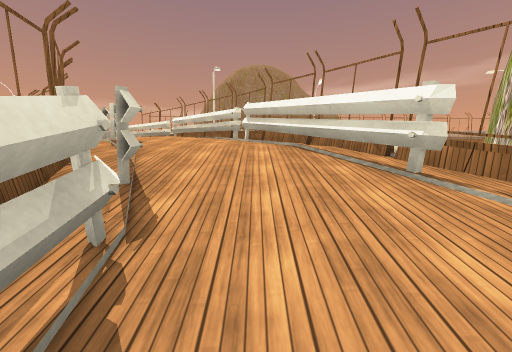
View 1 (above)

16 first-person views from a walk through a Unity game level. The camera is 1.5 m above the floor, tilts 4° down and sees 90° across. The floor is counted in squares, 2 m on a side. Each view is taken from the middle of a square. On the plan, view 1 faces up. The plan holds only what a view shows up to about 9 squares ahead; the rest is blank. The place goes on beyond the plan. Some surface patterns are stand-ins.

View 2
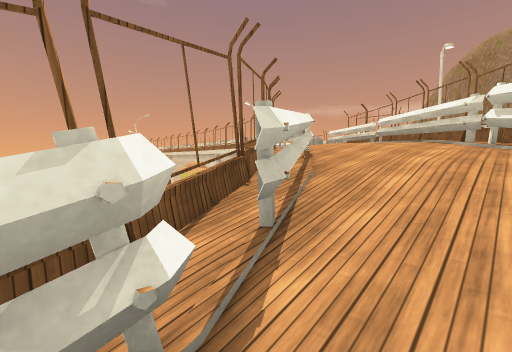

View 3
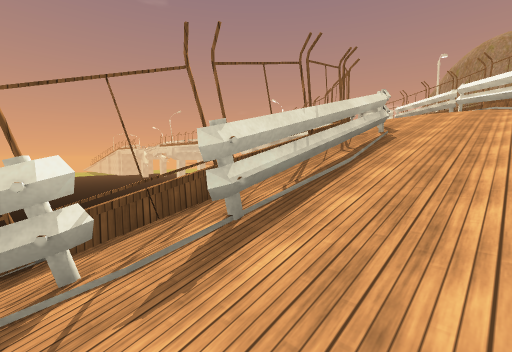

View 4
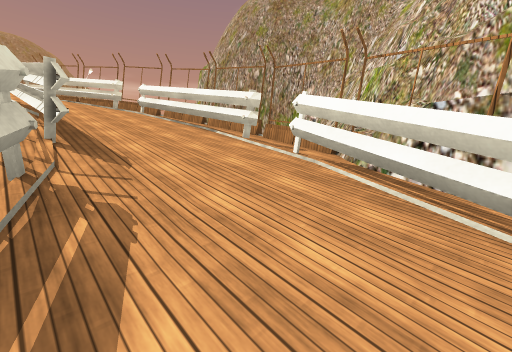

View 5
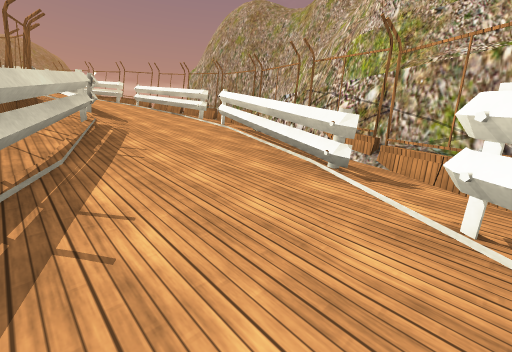

View 6
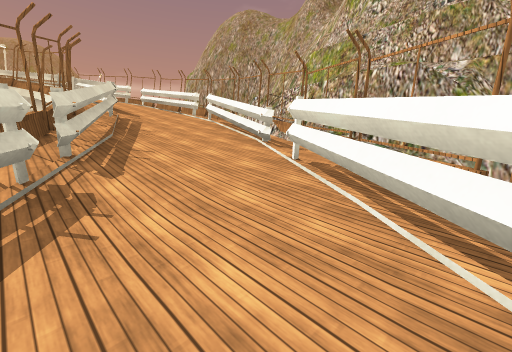

View 7
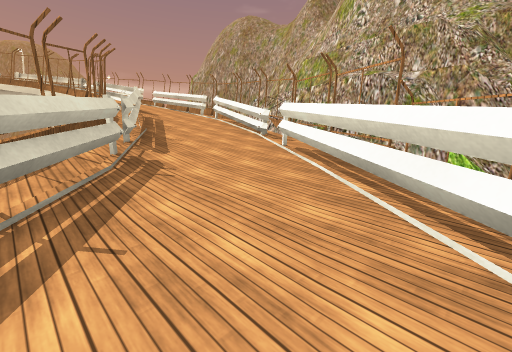

View 8
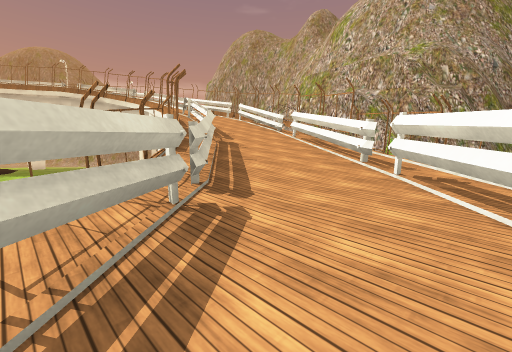

View 9
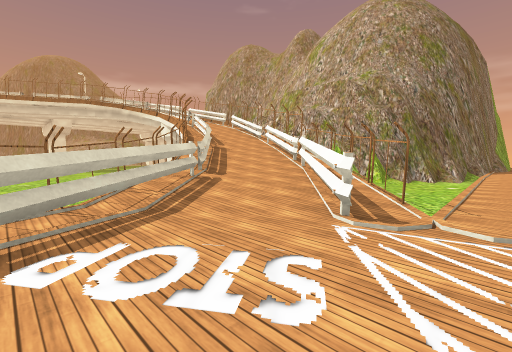

View 10
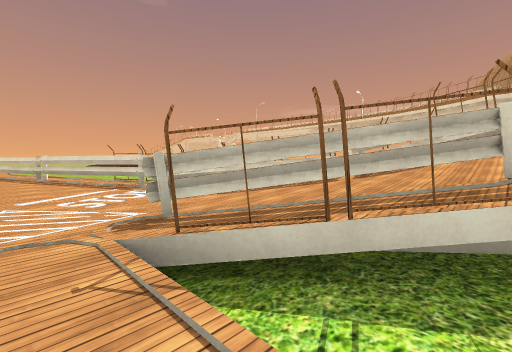

View 11
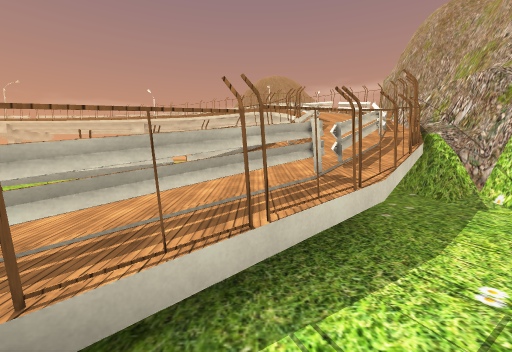

View 12
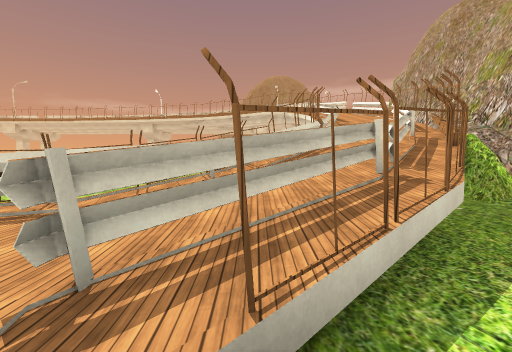

View 13
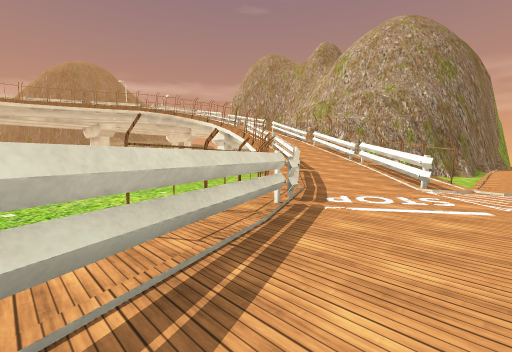

View 14
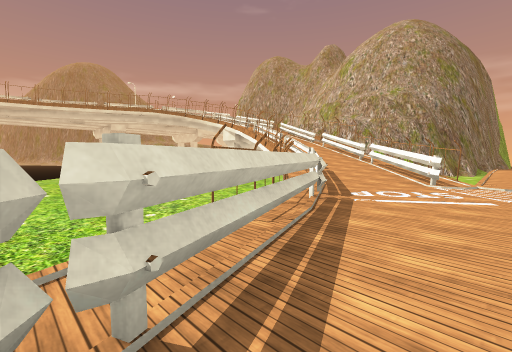

View 15
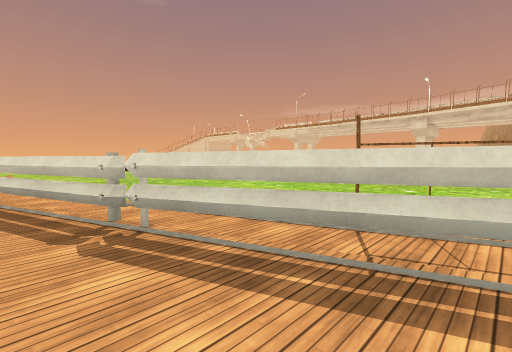

View 16
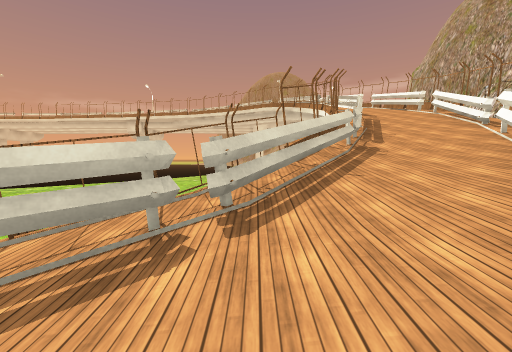

### Floor plan
Key: @ floor where view 1 was taken; # wall or solid block; x gap in a wall; . main floor; : floor 0.75 m higher than the main floor; + floor 9.5 m higher than the main floor; / step, stairs or slope; = window, fence, low wall or low ledge; F fence; O other object.
Columns run from 17 left of view 1 to 2 right of it. Each row starts with its distance up from view 1.
 11                F
 10              ##F
  9             #=##F
  8             #==##F
  7             ##==#F
  6               #=##F
  5               ##=#F
  4               .#+##F
  3                ##/#F
  2                .#///
  1                 #//#
  0                 #@/#
 -1                 #//#
 -2                 #//#
 -3                 x//#
 -4                 #//#
 -5                ##/##
 -6     ...       .x//##
 -7     ...       ##//##
 -8    ....      .#///F#
 -9   .......    ##/##F#
-10   ........ ###//####
-11    .......###//##.##
-12    ......F#=///#F..
-13    ....OF##//##F..
-14    ..#####://##F..
-15     =###:::##F#....
-16   ####::::::F....../
-17 ###:::::::::::::::::

Where each view was taken, in squares from view 1:
view 1: 0 up, 0 right, facing up
view 2: 1 up, 0 right, facing up-left
view 3: 4 down, 1 right, facing up-left
view 4: 6 down, 1 left, facing up-right
view 5: 9 down, 2 left, facing up-right
view 6: 11 down, 3 left, facing up-right
view 7: 12 down, 4 left, facing up-right
view 8: 14 down, 7 left, facing up-right
view 9: 17 down, 9 left, facing up-right
view 10: 17 down, 3 left, facing up-left
view 11: 17 down, 4 left, facing up
view 12: 17 down, 5 left, facing up
view 13: 17 down, 13 left, facing up-right
view 14: 17 down, 14 left, facing up-right
view 15: 17 down, 11 left, facing up-left
view 16: 14 down, 5 left, facing up
